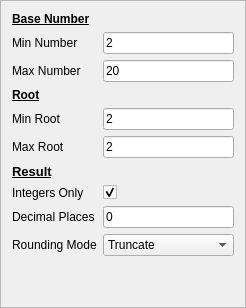
<?xml version="1.0" encoding="UTF-8"?>
<ui version="4.0">
 <class>RootsConfigFrame</class>
 <widget class="QFrame" name="RootsConfigFrame">
  <property name="geometry">
   <rect>
    <x>0</x>
    <y>0</y>
    <width>246</width>
    <height>308</height>
   </rect>
  </property>
  <property name="windowTitle">
   <string notr="true">Frame</string>
  </property>
  <property name="frameShape">
   <enum>QFrame::StyledPanel</enum>
  </property>
  <property name="frameShadow">
   <enum>QFrame::Raised</enum>
  </property>
  <layout class="QHBoxLayout" name="horizontalLayout">
   <item>
    <layout class="QFormLayout" name="formLayout">
     <property name="fieldGrowthPolicy">
      <enum>QFormLayout::AllNonFixedFieldsGrow</enum>
     </property>
     <item row="1" column="0">
      <widget class="QLabel" name="minNumberLabel">
       <property name="text">
        <string>Min Number</string>
       </property>
      </widget>
     </item>
     <item row="1" column="1">
      <widget class="QLineEdit" name="minNumberLineEdit">
       <property name="toolTip">
        <string>The smallest allowed value for the base number from which we take a root . It must be smaller than (or equal to) the maximum number provided.

This most be greater than 0, and include any number of decimal places. The generated number will have as many digits after the decimal point as the most supplied between the minimum and maximum values.</string>
       </property>
       <property name="text">
        <string notr="true">2</string>
       </property>
      </widget>
     </item>
     <item row="2" column="0">
      <widget class="QLabel" name="maxNumberLabel">
       <property name="text">
        <string>Max Number</string>
       </property>
      </widget>
     </item>
     <item row="2" column="1">
      <widget class="QLineEdit" name="maxNumberLineEdit">
       <property name="toolTip">
        <string>The largest allowed value for the base number from which we take a root . It must be larger than (or equal to) the minimum number provided.

This most be greater than 0, and include any number of decimal places. The generated number will have as many digits after the decimal point as the most supplied between the minimum and maximum values.</string>
       </property>
       <property name="text">
        <string notr="true">20</string>
       </property>
      </widget>
     </item>
     <item row="3" column="0">
      <widget class="QLabel" name="label">
       <property name="text">
        <string>&lt;!DOCTYPE HTML PUBLIC &quot;-//W3C//DTD HTML 4.0//EN&quot; &quot;http://www.w3.org/TR/REC-html40/strict.dtd&quot;&gt;
&lt;html&gt;&lt;head&gt;&lt;meta name=&quot;qrichtext&quot; content=&quot;1&quot; /&gt;&lt;style type=&quot;text/css&quot;&gt;
p, li { white-space: pre-wrap; }
&lt;/style&gt;&lt;/head&gt;&lt;body style=&quot; font-family:'Sans'; font-size:10pt; font-weight:400; font-style:normal;&quot;&gt;
&lt;table style=&quot;-qt-table-type: root; margin-top:4px; margin-bottom:4px; margin-left:4px; margin-right:4px;&quot;&gt;
&lt;tr&gt;
&lt;td style=&quot;border: none;&quot;&gt;
&lt;p style=&quot; margin-top:0px; margin-bottom:0px; margin-left:0px; margin-right:0px; -qt-block-indent:0; text-indent:0px;&quot;&gt;&lt;span style=&quot; font-family:'Sans Serif'; font-size:9pt; font-weight:600; text-decoration: underline;&quot;&gt;Root&lt;/span&gt;&lt;/p&gt;&lt;/td&gt;&lt;/tr&gt;&lt;/table&gt;&lt;/body&gt;&lt;/html&gt;</string>
       </property>
      </widget>
     </item>
     <item row="0" column="0">
      <widget class="QLabel" name="label_2">
       <property name="text">
        <string>&lt;!DOCTYPE HTML PUBLIC &quot;-//W3C//DTD HTML 4.0//EN&quot; &quot;http://www.w3.org/TR/REC-html40/strict.dtd&quot;&gt;
&lt;html&gt;&lt;head&gt;&lt;meta name=&quot;qrichtext&quot; content=&quot;1&quot; /&gt;&lt;style type=&quot;text/css&quot;&gt;
p, li { white-space: pre-wrap; }
&lt;/style&gt;&lt;/head&gt;&lt;body style=&quot; font-family:'Sans Serif'; font-size:9pt; font-weight:400; font-style:normal;&quot;&gt;
&lt;p style=&quot; margin-top:0px; margin-bottom:0px; margin-left:0px; margin-right:0px; -qt-block-indent:0; text-indent:0px;&quot;&gt;&lt;span style=&quot; font-weight:600; text-decoration: underline;&quot;&gt;Base Number&lt;/span&gt;&lt;/p&gt;&lt;/body&gt;&lt;/html&gt;</string>
       </property>
      </widget>
     </item>
     <item row="4" column="0">
      <widget class="QLabel" name="minRootLabel">
       <property name="text">
        <string>Min Root</string>
       </property>
      </widget>
     </item>
     <item row="4" column="1">
      <widget class="QLineEdit" name="minRootLineEdit">
       <property name="toolTip">
        <string>The smallest allowed value for the root. It must be smaller than (or equal to) the maximum number provided.

This can be negative.</string>
       </property>
       <property name="text">
        <string notr="true">2</string>
       </property>
       <property name="maxLength">
        <number>6</number>
       </property>
      </widget>
     </item>
     <item row="5" column="0">
      <widget class="QLabel" name="maxRootLabel">
       <property name="text">
        <string>Max Root</string>
       </property>
      </widget>
     </item>
     <item row="5" column="1">
      <widget class="QLineEdit" name="maxRootLineEdit">
       <property name="toolTip">
        <string>The largest allowed value for the root. It must be larger than (or equal to) the minimum number provided.

This can be negative.</string>
       </property>
       <property name="text">
        <string notr="true">2</string>
       </property>
       <property name="maxLength">
        <number>6</number>
       </property>
      </widget>
     </item>
     <item row="6" column="0">
      <widget class="QLabel" name="resultLabel">
       <property name="text">
        <string>&lt;!DOCTYPE HTML PUBLIC &quot;-//W3C//DTD HTML 4.0//EN&quot; &quot;http://www.w3.org/TR/REC-html40/strict.dtd&quot;&gt;
&lt;html&gt;&lt;head&gt;&lt;meta name=&quot;qrichtext&quot; content=&quot;1&quot; /&gt;&lt;style type=&quot;text/css&quot;&gt;
p, li { white-space: pre-wrap; }
&lt;/style&gt;&lt;/head&gt;&lt;body style=&quot; font-family:'Sans'; font-size:10pt; font-weight:400; font-style:normal;&quot;&gt;
&lt;table style=&quot;-qt-table-type: root; margin-top:4px; margin-bottom:4px; margin-left:4px; margin-right:4px;&quot;&gt;
&lt;tr&gt;
&lt;td style=&quot;border: none;&quot;&gt;
&lt;p style=&quot; margin-top:0px; margin-bottom:0px; margin-left:0px; margin-right:0px; -qt-block-indent:0; text-indent:0px;&quot;&gt;&lt;span style=&quot; font-weight:600; text-decoration: underline;&quot;&gt;Result&lt;/span&gt;&lt;/p&gt;&lt;/td&gt;&lt;/tr&gt;&lt;/table&gt;&lt;/body&gt;&lt;/html&gt;</string>
       </property>
      </widget>
     </item>
     <item row="8" column="0">
      <widget class="QLabel" name="decimalPlacesLabel">
       <property name="text">
        <string>Decimal Places</string>
       </property>
      </widget>
     </item>
     <item row="8" column="1">
      <widget class="QLineEdit" name="decimalPlacesLineEdit">
       <property name="toolTip">
        <string>The desired number of digits after the decimal point in the result. If less than that produced by the root, the result will be rounded according to the currently set rounding mode.

Should be 0 or more.</string>
       </property>
       <property name="text">
        <string notr="true">0</string>
       </property>
       <property name="maxLength">
        <number>3</number>
       </property>
      </widget>
     </item>
     <item row="7" column="0">
      <widget class="QLabel" name="integerResultLabel">
       <property name="text">
        <string>Integers Only</string>
       </property>
      </widget>
     </item>
     <item row="7" column="1">
      <widget class="QCheckBox" name="integerResultCheckBox">
       <property name="toolTip">
        <string>Results must be integers only.</string>
       </property>
       <property name="checked">
        <bool>true</bool>
       </property>
      </widget>
     </item>
     <item row="9" column="0">
      <widget class="QLabel" name="roundingLabel">
       <property name="text">
        <string>Rounding Mode</string>
       </property>
      </widget>
     </item>
     <item row="9" column="1">
      <widget class="QComboBox" name="roundingComboBox">
       <property name="toolTip">
        <string>&lt;!DOCTYPE HTML PUBLIC &quot;-//W3C//DTD HTML 4.0//EN&quot; &quot;http://www.w3.org/TR/REC-html40/strict.dtd&quot;&gt;
&lt;html&gt;&lt;head&gt;&lt;meta name=&quot;qrichtext&quot; content=&quot;1&quot; /&gt;&lt;style type=&quot;text/css&quot;&gt;
p, li { white-space: pre-wrap; }
&lt;/style&gt;&lt;/head&gt;&lt;body style=&quot; font-family:'Sans'; font-size:10pt; font-weight:400; font-style:normal;&quot;&gt;
&lt;p style=&quot; margin-top:0px; margin-bottom:0px; margin-left:0px; margin-right:0px; -qt-block-indent:0; text-indent:0px;&quot;&gt;Method to use when rounding the result to a certain number of digits after the decimal point.&lt;/p&gt;
&lt;p style=&quot;-qt-paragraph-type:empty; margin-top:0px; margin-bottom:0px; margin-left:0px; margin-right:0px; -qt-block-indent:0; text-indent:0px;&quot;&gt;&lt;/p&gt;
&lt;p style=&quot; margin-top:0px; margin-bottom:0px; margin-left:0px; margin-right:0px; -qt-block-indent:0; text-indent:0px;&quot;&gt;&lt;span style=&quot; font-weight:600;&quot;&gt;Truncate&lt;/span&gt;: Simply chops off extra digits.&lt;/p&gt;
&lt;p style=&quot;-qt-paragraph-type:empty; margin-top:0px; margin-bottom:0px; margin-left:0px; margin-right:0px; -qt-block-indent:0; text-indent:0px;&quot;&gt;&lt;/p&gt;
&lt;p style=&quot; margin-top:0px; margin-bottom:0px; margin-left:0px; margin-right:0px; -qt-block-indent:0; text-indent:0px;&quot;&gt;&lt;span style=&quot; font-weight:600;&quot;&gt;Round&lt;/span&gt;: Rounds the number in the standard way before truncating.&lt;/p&gt;&lt;/body&gt;&lt;/html&gt;</string>
       </property>
       <item>
        <property name="text">
         <string>Truncate</string>
        </property>
       </item>
       <item>
        <property name="text">
         <string>Round</string>
        </property>
       </item>
      </widget>
     </item>
    </layout>
   </item>
  </layout>
 </widget>
 <resources/>
 <connections/>
</ui>
